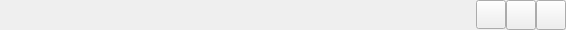
<?xml version="1.0" encoding="UTF-8"?>
<ui version="4.0">
 <class>QCusFluentTitleBar</class>
 <widget class="QWidget" name="QCusFluentTitleBar">
  <property name="geometry">
   <rect>
    <x>0</x>
    <y>0</y>
    <width>566</width>
    <height>30</height>
   </rect>
  </property>
  <property name="minimumSize">
   <size>
    <width>0</width>
    <height>29</height>
   </size>
  </property>
  <property name="maximumSize">
   <size>
    <width>16777215</width>
    <height>30</height>
   </size>
  </property>
  <property name="windowTitle">
   <string>QFramelessTitleWidget</string>
  </property>
  <property name="autoFillBackground">
   <bool>true</bool>
  </property>
  <layout class="QHBoxLayout" name="horizontalLayout" stretch="1,0,0,0,0">
   <property name="spacing">
    <number>0</number>
   </property>
   <property name="leftMargin">
    <number>0</number>
   </property>
   <property name="topMargin">
    <number>0</number>
   </property>
   <property name="rightMargin">
    <number>0</number>
   </property>
   <property name="bottomMargin">
    <number>0</number>
   </property>
   <item>
    <spacer name="horizontalSpacer">
     <property name="orientation">
      <enum>Qt::Horizontal</enum>
     </property>
     <property name="sizeHint" stdset="0">
      <size>
       <width>40</width>
       <height>20</height>
      </size>
     </property>
    </spacer>
   </item>
   <item>
    <layout class="QHBoxLayout" name="actionLayout">
     <property name="rightMargin">
      <number>9</number>
     </property>
    </layout>
   </item>
   <item>
    <widget class="QCusFluentMaximumSizeButton" name="minimumSizeBtn">
     <property name="minimumSize">
      <size>
       <width>30</width>
       <height>29</height>
      </size>
     </property>
     <property name="maximumSize">
      <size>
       <width>30</width>
       <height>29</height>
      </size>
     </property>
     <property name="focusPolicy">
      <enum>Qt::NoFocus</enum>
     </property>
     <property name="text">
      <string/>
     </property>
     <property name="iconSize">
      <size>
       <width>16</width>
       <height>16</height>
      </size>
     </property>
    </widget>
   </item>
   <item>
    <widget class="QCusFluentMaximumSizeButton" name="maximumSizeBtn">
     <property name="minimumSize">
      <size>
       <width>30</width>
       <height>30</height>
      </size>
     </property>
     <property name="maximumSize">
      <size>
       <width>30</width>
       <height>30</height>
      </size>
     </property>
     <property name="focusPolicy">
      <enum>Qt::NoFocus</enum>
     </property>
     <property name="text">
      <string/>
     </property>
     <property name="iconSize">
      <size>
       <width>16</width>
       <height>16</height>
      </size>
     </property>
    </widget>
   </item>
   <item>
    <widget class="QToolButton" name="closeBtn">
     <property name="minimumSize">
      <size>
       <width>30</width>
       <height>30</height>
      </size>
     </property>
     <property name="maximumSize">
      <size>
       <width>30</width>
       <height>30</height>
      </size>
     </property>
     <property name="focusPolicy">
      <enum>Qt::NoFocus</enum>
     </property>
     <property name="text">
      <string/>
     </property>
     <property name="iconSize">
      <size>
       <width>16</width>
       <height>16</height>
      </size>
     </property>
    </widget>
   </item>
  </layout>
 </widget>
 <layoutdefault spacing="6" margin="11"/>
 <customwidgets>
  <customwidget>
   <class>QCusFluentMaximumSizeButton</class>
   <extends>QPushButton</extends>
   <header>qcusfluentmaximumsizebutton_p.h</header>
  </customwidget>
 </customwidgets>
 <resources/>
 <connections/>
</ui>
